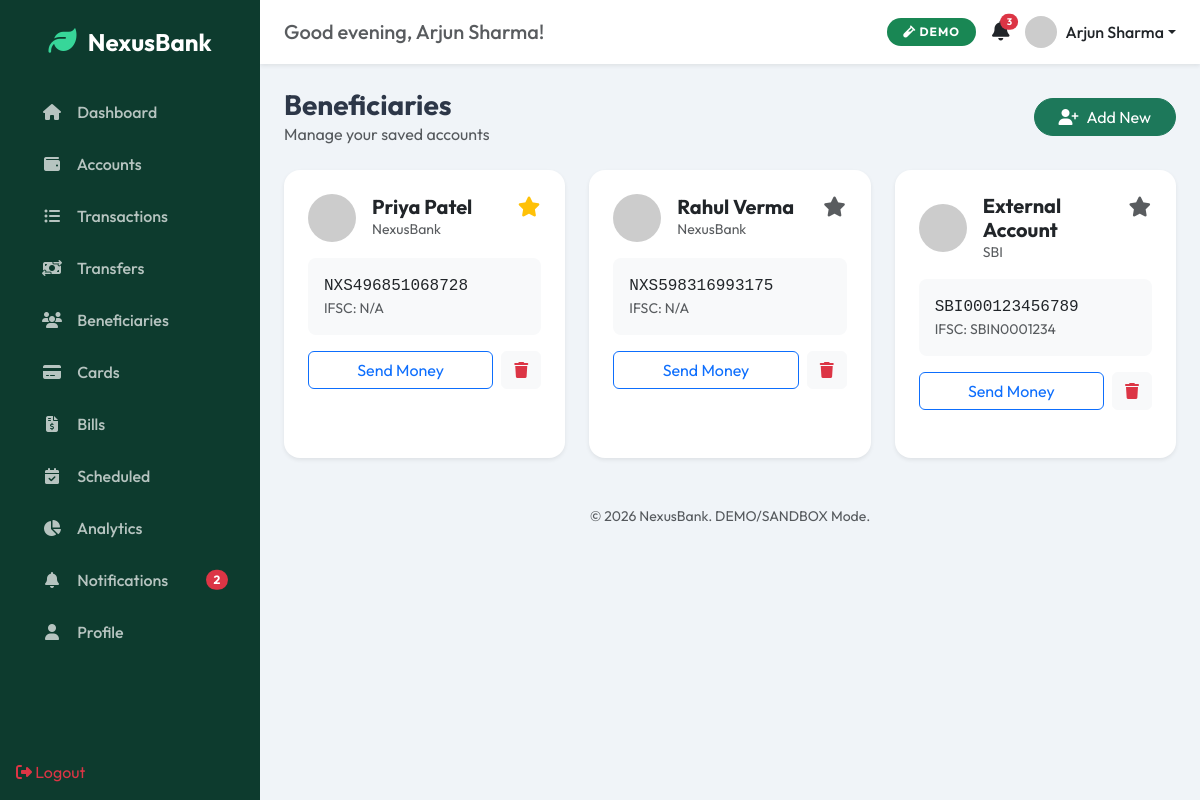
/beneficiaries/ (signed in), run on the app's committed database.
### models/user.py (models this page shows, shortened)
class User(UserMixin, db.Model):
    __tablename__ = 'users'
    id = db.Column(db.Integer, primary_key=True)
    name = db.Column(db.String(120), nullable=False)
    email = db.Column(db.String(150), unique=True, nullable=False, index=True)
    phone = db.Column(db.String(20), nullable=True)
    date_of_birth = db.Column(db.Date, nullable=True)
    address = db.Column(db.String(300), nullable=True)
    country = db.Column(db.String(100), nullable=True, default='India')
    profile_photo = db.Column(db.String(300), nullable=True)
    password_hash = db.Column(db.LargeBinary, nullable=False)
    mpin_hash = db.Column(db.LargeBinary, nullable=True)
    role = db.Column(db.Enum(UserRole), nullable=False, default=UserRole.USER)
    is_active = db.Column(db.Boolean, nullable=False, default=True)
    is_suspended = db.Column(db.Boolean, nullable=False, default=False)
    email_verified = db.Column(db.Boolean, nullable=False, default=False)
    email_verify_token = db.Column(db.String(200), nullable=True)
    failed_login_attempts = db.Column(db.Integer, nullable=False, default=0)
    locked_until = db.Column(db.DateTime(timezone=True), nullable=True)
    last_login_at = db.Column(db.DateTime(timezone=True), nullable=True)
    last_login_ip = db.Column(db.String(50), nullable=True)
    reset_token = db.Column(db.String(200), nullable=True)
    reset_token_expiry = db.Column(db.DateTime(timezone=True), nullable=True)
    preferred_language = db.Column(db.String(10), nullable=False, default='en')
    notify_email = db.Column(db.Boolean, nullable=False, default=True)
    notify_inapp = db.Column(db.Boolean, nullable=False, default=True)
    created_at = db.Column(
        db.DateTime(timezone=True),
        nullable=False,
        default=lambda: datetime.now(timezone.utc),
    )
    updated_at = db.Column(
        db.DateTime(timezone=True),
        nullable=False,
        default=lambda: datetime.now(timezone.utc),
        onupdate=lambda: datetime.now(timezone.utc),
    )
    accounts = db.relationship('Account', backref='owner', lazy='dynamic')
    notifications = db.relationship(
        'Notification', backref='user', lazy='dynamic',
        order_by='Notification.created_at.desc()',
    )
    audit_logs = db.relationship('AuditLog', backref='user', lazy='dynamic', foreign_keys='AuditLog.user_id')
    beneficiaries = db.relationship('Beneficiary', backref='user', lazy='dynamic')
    @property
    def unread_notification_count(self):
        return self.notifications.filter_by(is_read=False).count()

### models/beneficiary.py (models this page shows, shortened)
class Beneficiary(db.Model):
    __tablename__ = 'beneficiaries'
    id = db.Column(db.Integer, primary_key=True)
    user_id = db.Column(
        db.Integer, db.ForeignKey('users.id', ondelete='CASCADE'),
        nullable=False, index=True,
    )
    name = db.Column(db.String(120), nullable=False)
    nickname = db.Column(db.String(60), nullable=True)
    bank_name = db.Column(db.String(100), nullable=True, default='NexusBank')
    account_number = db.Column(db.String(30), nullable=False)
    ifsc_code = db.Column(db.String(20), nullable=True)  # Bank routing code
    email = db.Column(db.String(150), nullable=True)
    phone = db.Column(db.String(20), nullable=True)
    is_verified = db.Column(db.Boolean, nullable=False, default=False)
    is_favorite = db.Column(db.Boolean, nullable=False, default=False)
    is_active = db.Column(db.Boolean, nullable=False, default=True)
    linked_account_id = db.Column(
        db.Integer, db.ForeignKey('accounts.id', ondelete='SET NULL'),
        nullable=True,
    )
    created_at = db.Column(
        db.DateTime(timezone=True),
        nullable=False,
        default=lambda: datetime.now(timezone.utc),
    )
    updated_at = db.Column(
        db.DateTime(timezone=True),
        nullable=False,
        default=lambda: datetime.now(timezone.utc),
        onupdate=lambda: datetime.now(timezone.utc),
    )
    linked_account = db.relationship('Account', foreign_keys=[linked_account_id])

### routes/beneficiaries.py (the view)
@beneficiaries_bp.route('/')
@login_required
def list_beneficiaries():
    beneficiaries = BeneficiaryService.get_user_beneficiaries(current_user.id)
    return render_template('beneficiaries/index.html', beneficiaries=beneficiaries)

### models/user.py (called while the page is built)
@login_manager.user_loader
def load_user(user_id):
    return db.session.get(User, int(user_id))

### services/beneficiary_service.py (called while the page is built)
    @staticmethod
    def get_user_beneficiaries(user_id):
        return Beneficiary.query.filter_by(user_id=user_id, is_active=True).all()

### templates/beneficiaries/index.html (shortened to what this page needs)
{% extends "base.html" %}
{% block content %}
<div class="d-flex justify-content-between align-items-center mb-4">
    <div>
        <h3 class="fw-bold mb-0">Beneficiaries</h3>
        <p class="text-muted mb-0">Manage your saved accounts</p>
    </div>
    <button class="btn btn-primary rounded-pill px-4" data-bs-toggle="modal" data-bs-target="#addBeneficiaryModal">
        <i class="fa-solid fa-user-plus me-2"></i>Add New
    </button>
</div>
<div class="row g-4">
    {% for ben in beneficiaries %}
    <div class="col-md-6 col-lg-4">
        <div class="card border-0 shadow-sm rounded-4 h-100">
            <div class="card-body p-4">
                <div class="d-flex justify-content-between align-items-start mb-3">
                    <div class="d-flex align-items-center">
                        <img src="https://ui-avatars.com/api/?name={{ ben.name|replace(' ', '+') }}&background=e9ecef&color=0d3b2e" class="rounded-circle me-3" width="48" height="48">
                        <div>
                            <h5 class="fw-bold mb-0">{{ ben.name }}</h5>
                            <div class="text-muted small">{{ ben.bank_name }}</div>
                        </div>
                    </div>
                    <form action="{{ url_for('beneficiaries.toggle_favorite', id=ben.id) }}" method="POST" class="d-inline">
                        <button type="submit" class="btn btn-link p-0 {% if ben.is_favorite %}text-warning{% else %}text-muted{% endif %}">
                            <i class="fa-solid fa-star fs-5"></i>
                        </button>
                    </form>
                </div>
                <div class="bg-light p-3 rounded-3 mb-3">
                    <div class="font-monospace fw-medium">{{ ben.account_number }}</div>
                    <div class="small text-muted">IFSC: {{ ben.ifsc_code or 'N/A' }}</div>
                </div>
                <div class="d-flex gap-2">
                    <a href="{{ url_for('transfers.transfer') }}?to_account={{ ben.account_number }}" class="btn btn-outline-primary flex-grow-1">Send Money</a>
                    <button class="btn btn-light text-danger" data-bs-toggle="modal" data-bs-target="#deleteBenModal{{ ben.id }}"><i class="fa-solid fa-trash"></i></button>
                </div>
            </div>
        </div>
    </div>
    {% else %}
    <div class="col-12 text-center py-5">
        <p class="text-muted">No beneficiaries saved yet.</p>
    </div>
    {% endfor %}
</div>
{% endblock %}

### templates/base.html (shortened to what this page needs)
<!DOCTYPE html>
<html lang="en">
<head>
    <link href="https://cdn.jsdelivr.net/npm/bootstrap@5.3.0/dist/css/bootstrap.min.css" rel="stylesheet">
    <link href="https://cdnjs.cloudflare.com/ajax/libs/font-awesome/6.4.0/css/all.min.css" rel="stylesheet">
    <link rel="stylesheet" href="{{ url_for('static', filename='css/main.css') }}">
</head>
<body>
    {% if current_user.is_authenticated and not no_sidebar %}
    <aside class="sidebar d-none d-md-flex flex-column">
        <div class="sidebar-brand text-center py-4">
            <i class="fa-solid fa-leaf text-accent fs-3"></i>
            <span class="brand-text fs-4 fw-bold text-white ms-2">NexusBank</span>
        </div>
        <nav class="sidebar-nav flex-grow-1">
            <a href="{{ url_for('dashboard.index') }}" class="nav-link"><i class="fa-solid fa-house"></i> Dashboard</a>
            <a href="{{ url_for('accounts.index') }}" class="nav-link"><i class="fa-solid fa-wallet"></i> Accounts</a>
            <a href="{{ url_for('transactions.index') }}" class="nav-link"><i class="fa-solid fa-list-ul"></i> Transactions</a>
            <a href="{{ url_for('transfers.transfer') }}" class="nav-link"><i class="fa-solid fa-money-bill-transfer"></i> Transfers</a>
            <a href="{{ url_for('beneficiaries.list_beneficiaries') }}" class="nav-link"><i class="fa-solid fa-users"></i> Beneficiaries</a>
            <a href="{{ url_for('cards.list_cards') }}" class="nav-link"><i class="fa-solid fa-credit-card"></i> Cards</a>
            <a href="{{ url_for('payments.bills') }}" class="nav-link"><i class="fa-solid fa-file-invoice-dollar"></i> Bills</a>
            <a href="{{ url_for('payments.scheduled') }}" class="nav-link"><i class="fa-solid fa-calendar-check"></i> Scheduled</a>
            <a href="{{ url_for('analytics.index') }}" class="nav-link"><i class="fa-solid fa-chart-pie"></i> Analytics</a>
            <a href="{{ url_for('notifications.index') }}" class="nav-link position-relative">
                <i class="fa-solid fa-bell"></i> Notifications
                {% if current_user.is_authenticated and current_user.unread_notification_count|default(0) > 0 %}
                <span class="badge bg-danger rounded-pill position-absolute top-50 end-0 translate-middle-y me-3 unread-badge">
                    {{ current_user.unread_notification_count }}
                </span>
                {% endif %}
            </a>
            <a href="{{ url_for('profile.index') }}" class="nav-link"><i class="fa-solid fa-user"></i> Profile</a>
        </nav>
        <div class="sidebar-footer p-3">
            <a href="{{ url_for('auth.logout') }}" class="nav-link text-danger"><i class="fa-solid fa-right-from-bracket"></i> Logout</a>
        </div>
    </aside>
    {% endif %}
    <main class="main-content {% if not current_user.is_authenticated or no_sidebar %}auth-layout{% endif %}">
        {% if current_user.is_authenticated and not no_sidebar %}
        <header class="top-navbar d-flex justify-content-between align-items-center py-3 px-4 bg-white shadow-sm">
            <div class="d-none d-md-block">
                <h5 class="mb-0 text-muted" id="greeting-text">Welcome back!</h5>
            </div>
            <div class="d-flex align-items-center gap-3">
                <span class="badge rounded-pill bg-success px-3 py-2 demo-badge"><i class="fa-solid fa-vial"></i> DEMO</span>
                <div class="dropdown">
                    <a href="#" class="text-dark position-relative" data-bs-toggle="dropdown">
                        <i class="fa-solid fa-bell fs-5"></i>
                        <span class="position-absolute top-0 start-100 translate-middle badge rounded-pill bg-danger unread-badge" style="font-size: 0.6rem;">3</span>
                    </a>
                </div>
                <div class="dropdown">
                    <a href="#" class="d-flex align-items-center text-dark text-decoration-none dropdown-toggle" data-bs-toggle="dropdown">
                        <img src="{{ url_for('static', filename='img/avatar.png') }}" onerror="this.src='https://ui-avatars.com/api/?name=' + encodeURIComponent('{{ current_user.name }}') + '&background=0d3b2e&color=fff'" alt="User" class="rounded-circle me-2" width="32" height="32">
                        <span class="d-none d-md-inline fw-medium">{{ current_user.name }}</span>
                    </a>
                </div>
            </div>
        </header>
        {% endif %}
        <div class="container-fluid py-4 px-md-4 fade-in">
            {% block content %}{% endblock %}
        </div>
        <footer class="text-center py-4 text-muted small">
            <p class="mb-0">&copy; 2026 NexusBank. DEMO/SANDBOX Mode.</p>
        </footer>
    </main>
</body>
</html>

### static/css/main.css (style rules this page uses)
:root { --primary: #0d3b2e; --secondary: #1d785a; --accent: #37d699; --bg-color: #f0f4f8; --text-main: #2d3748; --sidebar-width: 260px; --nav-height: 70px; }
body { font-family: 'Outfit', sans-serif; background-color: var(--bg-color); color: var(--text-main); overflow-x: hidden; }
.sidebar { width: var(--sidebar-width); position: fixed; top: 0; left: 0; height: 100vh; background-color: var(--primary); z-index: 1000; transition: all 0.3s ease; }
.sidebar-nav .nav-link { color: rgba(255, 255, 255, 0.7); padding: 12px 24px; margin: 4px 16px; border-radius: 8px; font-weight: 500; transition: all 0.2s; }
.sidebar-nav .nav-link i { width: 24px; text-align: center; margin-right: 10px; }
.main-content { margin-left: var(--sidebar-width); min-height: 100vh; display: flex; flex-direction: column; }
.text-accent { color: var(--accent) !important; }
.btn-primary { background-color: var(--secondary); border-color: var(--secondary); }
.card { border: none; border-radius: 16px; box-shadow: 0 4px 20px rgba(0,0,0,0.03); margin-bottom: 24px; }
.fade-in { animation: fadeIn 0.5s ease-in-out; }
.demo-badge { font-size: 0.75rem; letter-spacing: 1px; }

### data on the page
User: name "Arjun Sharma"
Beneficiary: name "Priya Patel", bank_name "NexusBank", account_number "NXS496851068728", ifsc_code "N/A"
Beneficiary: name "Rahul Verma", bank_name "NexusBank", account_number "NXS598316993175", ifsc_code "N/A"
Beneficiary: name "External Account", bank_name "SBI", account_number "SBI000123456789", ifsc_code "SBIN0001234"

### other printed values
{{ current_user.unread_notification_count }} "2"
